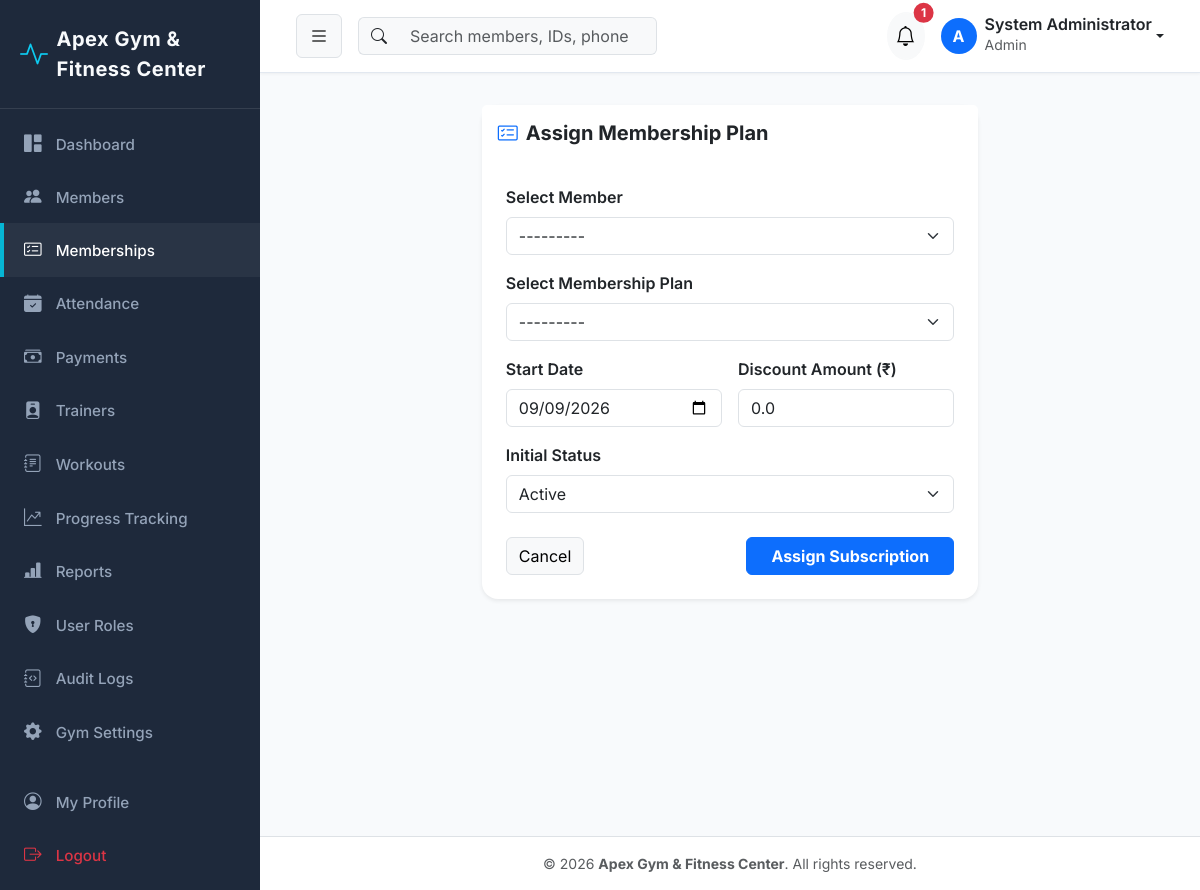
Screenshot of /memberships/subscriptions/assign/ (signed in) with the database file from the repository.
### gym_settings/models.py (models this page shows, shortened)
class GymSetting(models.Model):
    name = models.CharField(max_length=150, default='Apex Gym & Fitness Center')
    logo = models.ImageField(upload_to='gym_logo/', blank=True, null=True)
    address = models.TextField(default='123 Fitness Avenue, Tech District, City Center')
    phone = models.CharField(max_length=20, default='+1 (555) 019-2834')
    email = models.EmailField(default='contact@apexgym.com')
    opening_time = models.TimeField(default=time(6, 0))
    closing_time = models.TimeField(default=time(22, 0))
    currency = models.CharField(max_length=10, default='₹')
    tax_percentage = models.DecimalField(max_digits=5, decimal_places=2, default=18.00)
    updated_at = models.DateTimeField(auto_now=True)
    @classmethod
    def get_settings(cls):
        obj, created = cls.objects.get_or_create(pk=1)
        return obj

### accounts/models.py (models this page shows, shortened)
class User(AbstractUser):
    class Role(models.TextChoices):
        ADMIN = 'ADMIN', 'Admin'
        STAFF = 'STAFF', 'Staff'
        TRAINER = 'TRAINER', 'Trainer'
        MEMBER = 'MEMBER', 'Member'
    role = models.CharField(
        max_length=20,
        choices=Role.choices,
        default=Role.MEMBER,
        help_text='Role for role-based access control'
    )
    phone = models.CharField(max_length=20, blank=True, null=True)
    profile_picture = models.ImageField(upload_to='profiles/', blank=True, null=True)
    created_at = models.DateTimeField(auto_now_add=True)
    updated_at = models.DateTimeField(auto_now=True)
    @property
    def is_admin(self):
        return self.role == self.Role.ADMIN or self.is_superuser
    @property
    def is_member(self):
        return self.role == self.Role.MEMBER
    def get_full_name_or_username(self):
        full = f"{self.first_name} {self.last_name}".strip()
        return full if full else self.username

### members/models.py (models this page shows, shortened)
class Member(models.Model):
    class GenderChoices(models.TextChoices):
        MALE = 'MALE', 'Male'
        FEMALE = 'FEMALE', 'Female'
        OTHER = 'OTHER', 'Other'
    class StatusChoices(models.TextChoices):
        ACTIVE = 'ACTIVE', 'Active'
        INACTIVE = 'INACTIVE', 'Inactive'
        SUSPENDED = 'SUSPENDED', 'Suspended'
        EXPIRED = 'EXPIRED', 'Expired'
    member_id = models.CharField(max_length=20, unique=True, editable=False)
    user = models.OneToOneField(
        settings.AUTH_USER_MODEL,
        on_delete=models.CASCADE,
        related_name='member_profile'
    )
    date_of_birth = models.DateField(blank=True, null=True)
    gender = models.CharField(max_length=10, choices=GenderChoices.choices, default=GenderChoices.MALE)
    phone = models.CharField(max_length=20)
    email = models.EmailField()
    address = models.TextField(blank=True, null=True)
    emergency_contact_name = models.CharField(max_length=100, blank=True, null=True)
    emergency_contact_phone = models.CharField(max_length=20, blank=True, null=True)
    joining_date = models.DateField(default=timezone.now)
    status = models.CharField(max_length=20, choices=StatusChoices.choices, default=StatusChoices.ACTIVE)
    height = models.DecimalField(max_digits=5, decimal_places=2, help_text='Height in cm', blank=True, null=True)
    weight = models.DecimalField(max_digits=5, decimal_places=2, help_text='Weight in kg', blank=True, null=True)
    medical_notes = models.TextField(blank=True, null=True)
    profile_picture = models.ImageField(upload_to='members/', blank=True, null=True)
    created_at = models.DateTimeField(auto_now_add=True)
    updated_at = models.DateTimeField(auto_now=True)
    @property
    def full_name(self):
        return self.user.get_full_name_or_username()
    def __str__(self):
        return f"{self.member_id} - {self.full_name}"

### memberships/views.py (the view)
# urls.py: path('subscriptions/assign/', views.subscription_create_view, name='subscription_create'),
@login_required
def subscription_create_view(request):
    if request.user.is_member:
        messages.error(request, "Access denied.")
        return redirect('dashboard:index')
    member_id = request.GET.get('member_id')
    initial_data = {}
    if member_id:
        member = get_object_or_404(Member, pk=member_id)
        initial_data['member'] = member
    if request.method == 'POST':
        form = MemberSubscriptionForm(request.POST)
        if form.is_valid():
            sub = form.save(commit=False)
            plan = sub.membership_plan
            sub.price = plan.price
            sub.end_date = sub.start_date + timedelta(days=plan.duration_days)
            sub.save()
            messages.success(request, f"Subscription assigned to {sub.member.full_name} successfully!")
            return redirect('memberships:subscription_list')
    else:
        form = MemberSubscriptionForm(initial=initial_data)
    return render(request, 'memberships/subscription_form.html', {'form': form, 'title': 'Assign Membership Plan'})

### templates/memberships/subscription_form.html (shortened to what this page needs)
{% extends "base.html" %}
{% block content %}
<div class="container py-3">
    <div class="row justify-content-center">
        <div class="col-md-7">
            <div class="card border-0 shadow-sm rounded-4">
                <div class="card-header bg-white border-0 py-3">
                    <h5 class="fw-bold mb-0"><i class="bi bi-card-checklist text-primary me-2"></i>{{ title }}</h5>
                </div>
                <div class="card-body p-4">
                    <form method="POST">
                        <div class="row g-3">
                            <div class="col-md-12">
                                <label class="form-label fw-semibold">Select Member</label>
                                {{ form.member }}
                            </div>
                            <div class="col-md-12">
                                <label class="form-label fw-semibold">Select Membership Plan</label>
                                {{ form.membership_plan }}
                            </div>
                            <div class="col-md-6">
                                <label class="form-label fw-semibold">Start Date</label>
                                {{ form.start_date }}
                            </div>
                            <div class="col-md-6">
                                <label class="form-label fw-semibold">Discount Amount (₹)</label>
                                {{ form.discount }}
                            </div>
                            <div class="col-md-12">
                                <label class="form-label fw-semibold">Initial Status</label>
                                {{ form.status }}
                            </div>
                        </div>
                        <div class="d-flex justify-content-between mt-4">
                            <a href="{% url 'memberships:subscription_list' %}" class="btn btn-light border">Cancel</a>
                            <button type="submit" class="btn btn-primary fw-bold px-4">Assign Subscription</button>
                        </div>
                    </form>
                </div>
            </div>
        </div>
    </div>
</div>
{% endblock %}

### templates/base.html (shortened to what this page needs)
<!DOCTYPE html>
<html lang="en">
<head>
    <link href="https://cdn.jsdelivr.net/npm/bootstrap@5.3.2/dist/css/bootstrap.min.css" rel="stylesheet">
    <link href="https://cdn.jsdelivr.net/npm/bootstrap-icons@1.11.1/font/bootstrap-icons.css" rel="stylesheet">
    {% load static %}
    <link rel="stylesheet" href="{% static 'css/custom.css' %}">
</head>
<body>
    <div id="wrapper">
        {% if user.is_authenticated %}
        <aside id="sidebar-wrapper">
            <div class="sidebar-heading d-flex align-items-center">
                <i class="bi bi-activity text-info me-2 fs-3"></i>
                <span class="fw-bold">{{ gym_info.name|default:"Apex Fitness" }}</span>
            </div>
            <div class="list-group list-group-flush py-2">
                <a href="{% url 'dashboard:index' %}" class="list-group-item {% if request.resolver_match.app_name == 'dashboard' %}active{% endif %}">
                    <i class="bi bi-grid-1x2-fill"></i> Dashboard
                </a>
                {% if user.is_admin or user.is_staff_user %}
                <a href="{% url 'members:list' %}" class="list-group-item {% if request.resolver_match.app_name == 'members' %}active{% endif %}">
                    <i class="bi bi-people-fill"></i> Members
                </a>
                <a href="{% url 'memberships:subscription_list' %}" class="list-group-item {% if request.resolver_match.app_name == 'memberships' %}active{% endif %}">
                    <i class="bi bi-card-checklist"></i> Memberships
                </a>
                <a href="{% url 'attendance:list' %}" class="list-group-item {% if request.resolver_match.app_name == 'attendance' %}active{% endif %}">
                    <i class="bi bi-calendar-check-fill"></i> Attendance
                </a>
                <a href="{% url 'payments:list' %}" class="list-group-item {% if request.resolver_match.app_name == 'payments' %}active{% endif %}">
                    <i class="bi bi-cash-stack"></i> Payments
                </a>
                <a href="{% url 'trainers:list' %}" class="list-group-item {% if request.resolver_match.app_name == 'trainers' %}active{% endif %}">
                    <i class="bi bi-person-badge-fill"></i> Trainers
                </a>
                {% endif %}
                <a href="{% url 'workouts:list' %}" class="list-group-item {% if request.resolver_match.app_name == 'workouts' and request.resolver_match.url_name != 'progress' %}active{% endif %}">
                    <i class="bi bi-journal-text"></i> Workouts
                </a>
                <a href="{% url 'workouts:progress' %}" class="list-group-item {% if request.resolver_match.url_name == 'progress' %}active{% endif %}">
                    <i class="bi bi-graph-up-arrow"></i> Progress Tracking
                </a>
                {% if user.is_admin or user.is_staff_user %}
                <a href="{% url 'reports:index' %}" class="list-group-item {% if request.resolver_match.app_name == 'reports' %}active{% endif %}">
                    <i class="bi bi-bar-chart-line-fill"></i> Reports
                </a>
                {% endif %}
                {% if user.is_admin %}
                <a href="{% url 'accounts:user_list' %}" class="list-group-item {% if request.resolver_match.url_name == 'user_list' %}active{% endif %}">
                    <i class="bi bi-shield-lock-fill"></i> User Roles
                </a>
                <a href="{% url 'audit_logs:list' %}" class="list-group-item {% if request.resolver_match.app_name == 'audit_logs' %}active{% endif %}">
                    <i class="bi bi-journal-code"></i> Audit Logs
                </a>
                <a href="{% url 'gym_settings:index' %}" class="list-group-item {% if request.resolver_match.app_name == 'gym_settings' %}active{% endif %}">
                    <i class="bi bi-gear-fill"></i> Gym Settings
                </a>
                {% endif %}
                <a href="{% url 'accounts:profile' %}" class="list-group-item mt-3 {% if request.resolver_match.url_name == 'profile' %}active{% endif %}">
                    <i class="bi bi-person-circle"></i> My Profile
                </a>
                <a href="{% url 'accounts:logout' %}" class="list-group-item text-danger">
                    <i class="bi bi-box-arrow-right"></i> Logout
                </a>
            </div>
        </aside>
        {% endif %}
        <div id="page-content-wrapper">
            {% if user.is_authenticated %}
            <nav class="navbar navbar-expand-lg top-navbar">
                <div class="container-fluid">
                    <button class="btn btn-light border" id="sidebarToggle">
                        <i class="bi bi-list fs-5"></i>
                    </button>
                    <form class="d-none d-md-flex ms-3 me-auto" action="{% url 'members:list' %}" method="GET">
                        <div class="input-group">
                            <span class="input-group-text bg-light border-end-0"><i class="bi bi-search"></i></span>
                            <input class="form-control bg-light border-start-0" type="search" name="q" placeholder="Search members, IDs, phone..." aria-label="Search">
                        </div>
                    </form>
                    <div class="d-flex align-items-center ms-auto">
                        <div class="dropdown me-3">
                            <button class="btn btn-light position-relative rounded-circle p-2" type="button" data-bs-toggle="dropdown">
                                <i class="bi bi-bell fs-5"></i>
                                {% if unread_notifications_count > 0 %}
                                <span class="position-absolute top-0 start-100 translate-middle badge rounded-pill bg-danger">
                                    {{ unread_notifications_count }}
                                </span>
                                {% endif %}
                            </button>
                        </div>
                        <div class="dropdown">
                            <a class="d-flex align-items-center text-decoration-none dropdown-toggle text-dark" href="#" data-bs-toggle="dropdown">
                                <div class="bg-primary text-white rounded-circle d-flex align-items-center justify-content-center me-2 fw-bold" style="width: 36px; height: 36px;">
                                    {{ user.username|slice:":1"|upper }}
                                </div>
                                <div class="d-none d-sm-block text-start">
                                    <div class="fw-semibold lh-1">{{ user.get_full_name_or_username }}</div>
                                    <small class="text-muted">{{ user.get_role_display }}</small>
                                </div>
                            </a>
                        </div>
                    </div>
                </div>
            </nav>
            {% endif %}
            <div class="container-fluid pt-3 px-4">
                {% block content %}{% endblock %}
            </div>
            <footer class="mt-auto py-3 bg-white border-top text-center text-muted small">
                <div class="container">
                    &copy; {% now "Y" %} <strong>{{ gym_info.name|default:"Apex Gym & Fitness Center" }}</strong>. All rights reserved.
                </div>
            </footer>
        </div>
    </div>
</body>
</html>

### rows the page displays
GymSetting: name "Apex Gym & Fitness Center"
User: username "A", get_full_name_or_username "System Administrator", role "Admin"
Member: member "---------"

### other values shown
{{ unread_notifications_count }} "1"
{{ title }} "Assign Membership Plan"
